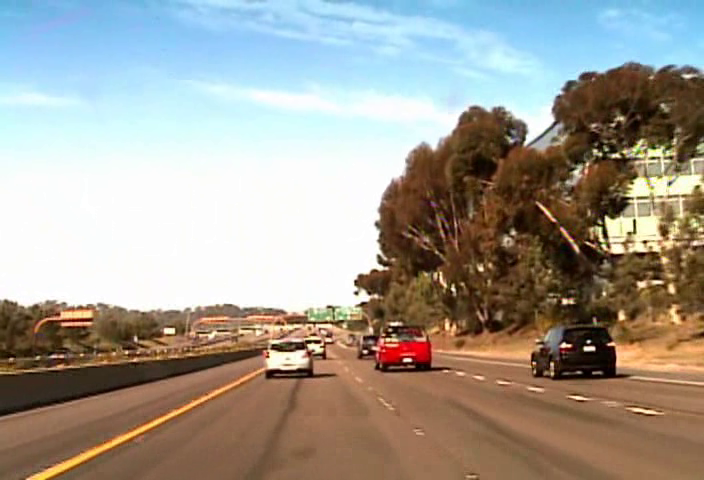
#> input picture frame 150 of april21.avi, 704 x 480 px
$ jupyter execute ex2.ipynb
#> lines starting #> are read from the running program, lines starting #| are printed output that depends on the picture; after the words box and inside, x2 and y2 are one past the last pixel; in counts of white or black regions, pixels touching at a corner belong together
[cell 1]
import numpy as np
import matplotlib.pyplot as plt
import cv2
import skimage as sk

[cell 2]
def rgb2gray(image):
    return cv2.cvtColor(image, cv2.COLOR_RGB2GRAY)


def gauss(image):
    return cv2.GaussianBlur(image, (5, 5), 0)


def canny_edges(image):
    edges = cv2.Canny(image, 50, 150)
    return edges


def hor_lines(edges_image):

    kernel = np.array([[-1, -1, -1], [2, 2, 2], [-1, -1, -1]])

    output = cv2.filter2D(edges_image, -1, kernel)
    return output


def sin_scale(arr):

    N = len(arr)
    x = np.linspace(0, np.pi, N)
    scaler = np.sin(x)
    scaled = np.multiply(arr, scaler)

    return scaled


def rowsums(edges_im):
    rowsums = list()
    for row in edges_im:
        rowsums.append(np.sum(row))
    return rowsums


def scaled_rowsums(edges_im):
    return sin_scale(rowsums(edges_im))


def find_ROI_border(frame):

    gray = rgb2gray(frame)
    canny = canny_edges(gray)
    hor_edges = hor_lines(canny)
    top_border = np.argmax(scaled_rowsums(hor_edges))

    return top_border


def display_with_border(frame, border):

    with_line = cv2.line(np.copy(frame), (0, border),
                         (703, border), (255, 0, 0), 1)
    cv2.imshow('hey', cop)
    cv2.waitKey(0)
    cv2.destroyAllWindows()


def cut_border(frame, border):
    copy = np.copy(frame)
    copy = copy[:][border+1:][:]
    return copy

[cell 3]
def add_gaussian(image):
    scaled_im = frame/255.0
    return sk.util.random_noise(scaled_im, mode='gaussian', clip=True)


def add_sp(image):
    scaled_im = frame/255.0
    sk.util.random_noise(scaled_im, mode='s&p')

[cell 4]
cap = cv2.VideoCapture('april21.avi')
cap.set(cv2.CAP_PROP_POS_FRAMES, 150)
ret, frame = cap.read()
#> frame is the input picture: shape (480, 704, 3); mean B, G, R 146.8, 156.3, 161.6

[cell 5]
ind = find_ROI_border(frame)
#> in rgb2gray, `return cv2.cvtColor(image, cv2.COLOR_RGB2GRAY)`:
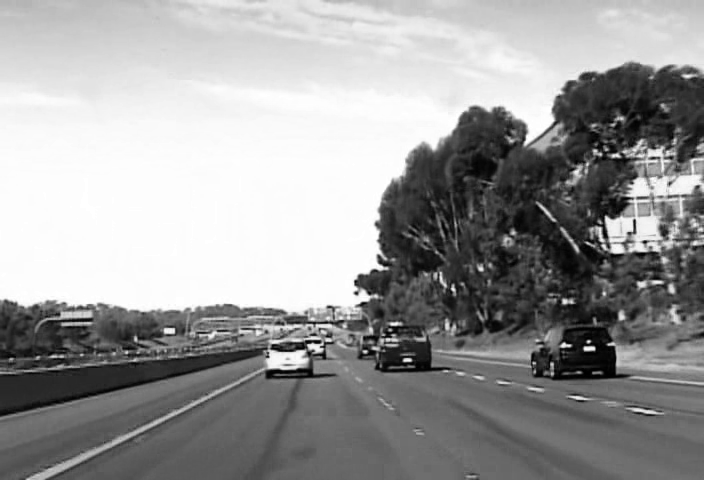
#> returned value: shape (480, 704); min 0, max 255, mean 154.1
#> in canny_edges, `edges = cv2.Canny(image, 50, 150)`:
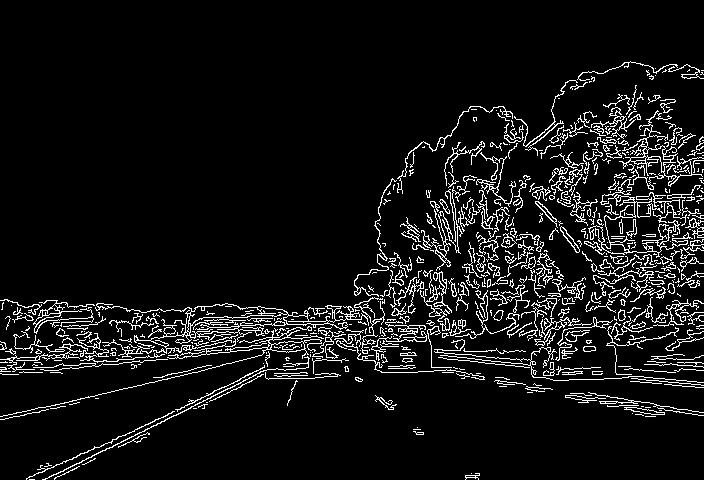
#> edges: shape (480, 704); 7.6% white in thin lines or dots, all inside (x1, y1, x2, y2) = (0, 61, 704, 480)
#> in hor_lines, `output = cv2.filter2D(edges_image, -1, kernel)`:
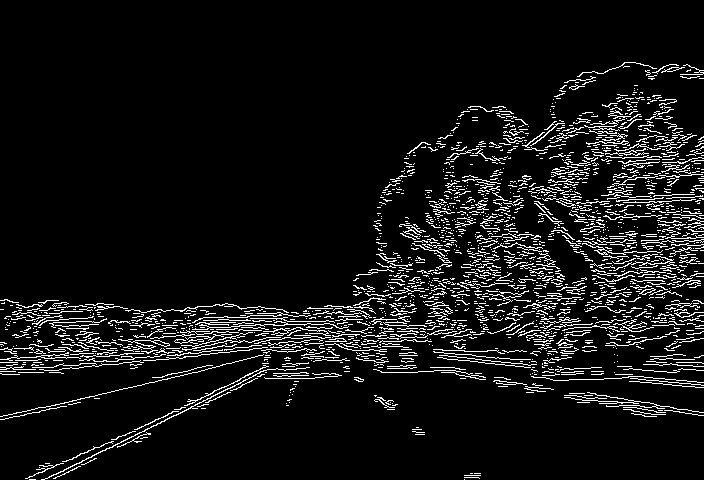
#> output: shape (480, 704); 7.7% white in thin lines or dots, all inside (x1, y1, x2, y2) = (0, 62, 704, 480)
#> after the loop in rowsums, `for row in edges_im:`: rowsums = 480 values, max 58650 at index 324, min 0 at index 0, mean 13830
#> in sin_scale, `N = len(arr)`: N = 480
#> in sin_scale, `x = np.linspace(0, np.pi, N)`: x = 480 values from 0 to 3.14
#> in sin_scale, `scaler = np.sin(x)`: scaler = 480 values, max 1 at index 239, min 0 at index 0, mean 0.635
#> in sin_scale, `scaled = np.multiply(arr, scaler)`: scaled = 480 values, max 49871.2 at index 324, min 0 at index 0, mean 11268.8
#> in find_ROI_border, `top_border = np.argmax(scaled_rowsums(hor_edges))`: top_border = 324
#> ind = 324
cop = cut_border(frame, ind)
#> in cut_border, `copy = copy[:][border+1:][:]`:
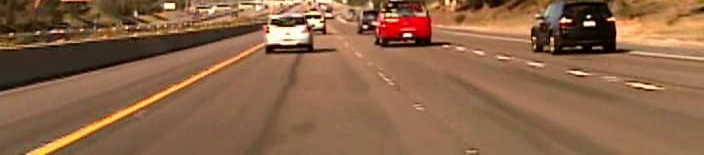
#> copy: shape (155, 704, 3); mean B, G, R 72.5, 101.4, 139.9

[cell 6]
hsv = cv2.cvtColor(cop, cv2.COLOR_RGB2HSV)
#> hsv: shape (155, 704, 3); mean H, S, V 107, 127.6, 139.9
# define range of white color in HSV
# change it according to your need !
lower_white = np.array([0, 0, 180], dtype=np.uint8)
#> lower_white = [0, 0, 180]
upper_white = np.array([172, 111, 255], dtype=np.uint8)
#> upper_white = [172, 111, 255]

# Threshold the HSV image to get only white colors
mask = cv2.inRange(hsv, lower_white, upper_white)
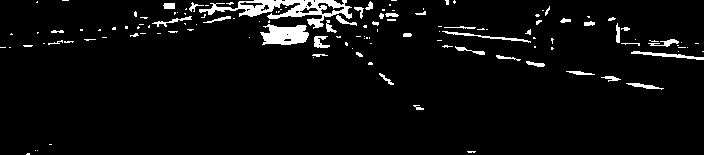
#> mask: shape (155, 704); 4.6% white; 131 white regions (90 under 20 px), largest, box (x1, y1, x2, y2) and area: (199, 0, 352, 29) 1542, (260, 24, 309, 45) 742, (631, 51, 704, 60) 218
# Bitwise-AND mask and original image
res = cv2.bitwise_and(cop, cop, mask=mask)
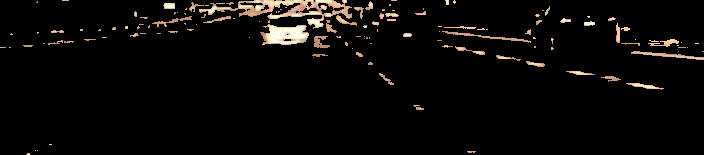
#> res: shape (155, 704, 3); mean B, G, R 7.1, 8.6, 10.2

cv2.imshow('frame', frame)
cv2.imshow('mask', mask)
cv2.imshow('res', res)
cv2.waitKey(0)
cv2.destroyAllWindows()

[cell 7]
# [18 lines of commented-out code are left out]

[cell 8]
# [7 lines of commented-out code are left out]

[cell 9]
hough_lines = cv2.HoughLinesP(
    mask, rho=1, theta=1*np.pi/180, threshold=50, minLineLength=100, maxLineGap=50)
#> hough_lines = 29 rows, first 6: [167, 3, 377, 25], [192, 4, 378, 24], [164, 3, 356, 23], [239, 1, 453, 27], [261, 34, 364, 36], [442, 46, 663, 88]
line_im = np.copy(cop)
for line in hough_lines:
    line = line[0][:]
    pt1 = (line[0], line[1])
    pt2 = (line[2], line[3])
    cv2.line(line_im, pt1, pt2, (0, 0, 255), 2)
#> this loop made 29 passes
#> (pt1, pt2) on passes 1 to 12: ((167, 3), (377, 25)), ((192, 4), (378, 24)), ((164, 3), (356, 23)), ((239, 1), (453, 27)), ((261, 34), (364, 36)), ((442, 46), (663, 88)), ((278, 0), (397, 16)), ((445, 32), (552, 42)), ((238, 2), (387, 20)), ((445, 45), (652, 85)), ((174, 12), (328, 25)), ((285, 0), (398, 15))
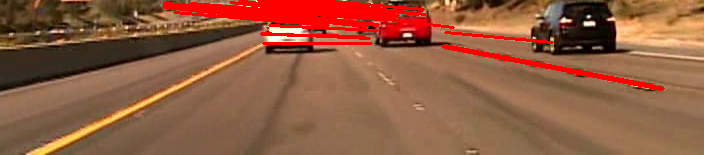
#> line_im: shape (155, 704, 3); 6.69% of pixels changed, all inside (x1, y1, x2, y2) = (162, 0, 665, 91)


cv2.imshow('hey', line_im)
cv2.waitKey(0)
cv2.destroyAllWindows()
